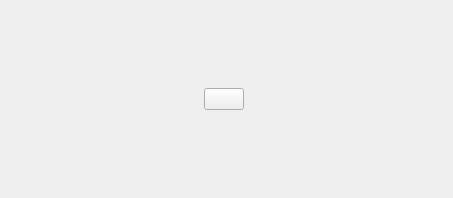
<?xml version="1.0" encoding="UTF-8"?>
<ui version="4.0">
 <class>PLSToastButton</class>
 <widget class="QWidget" name="PLSToastButton">
  <property name="geometry">
   <rect>
    <x>0</x>
    <y>0</y>
    <width>453</width>
    <height>198</height>
   </rect>
  </property>
  <property name="sizePolicy">
   <sizepolicy hsizetype="Preferred" vsizetype="Preferred">
    <horstretch>0</horstretch>
    <verstretch>0</verstretch>
   </sizepolicy>
  </property>
  <property name="windowTitle">
   <string>Form</string>
  </property>
  <layout class="QHBoxLayout" name="horizontalLayout">
   <property name="spacing">
    <number>0</number>
   </property>
   <property name="leftMargin">
    <number>0</number>
   </property>
   <property name="topMargin">
    <number>0</number>
   </property>
   <property name="rightMargin">
    <number>5</number>
   </property>
   <property name="bottomMargin">
    <number>0</number>
   </property>
   <item alignment="Qt::AlignHCenter|Qt::AlignVCenter">
    <widget class="QPushButton" name="pushButton">
     <property name="text">
      <string/>
     </property>
    </widget>
   </item>
  </layout>
 </widget>
 <resources/>
 <connections/>
</ui>
